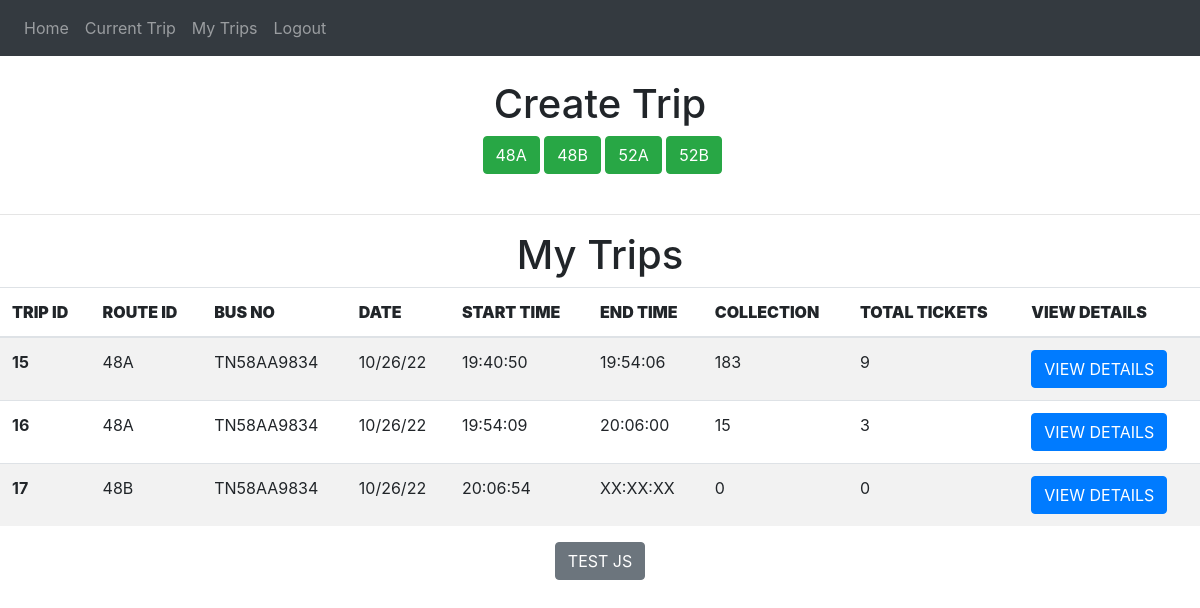
/conductor-my-trips (signed in), run on an earlier commit of the app's database.
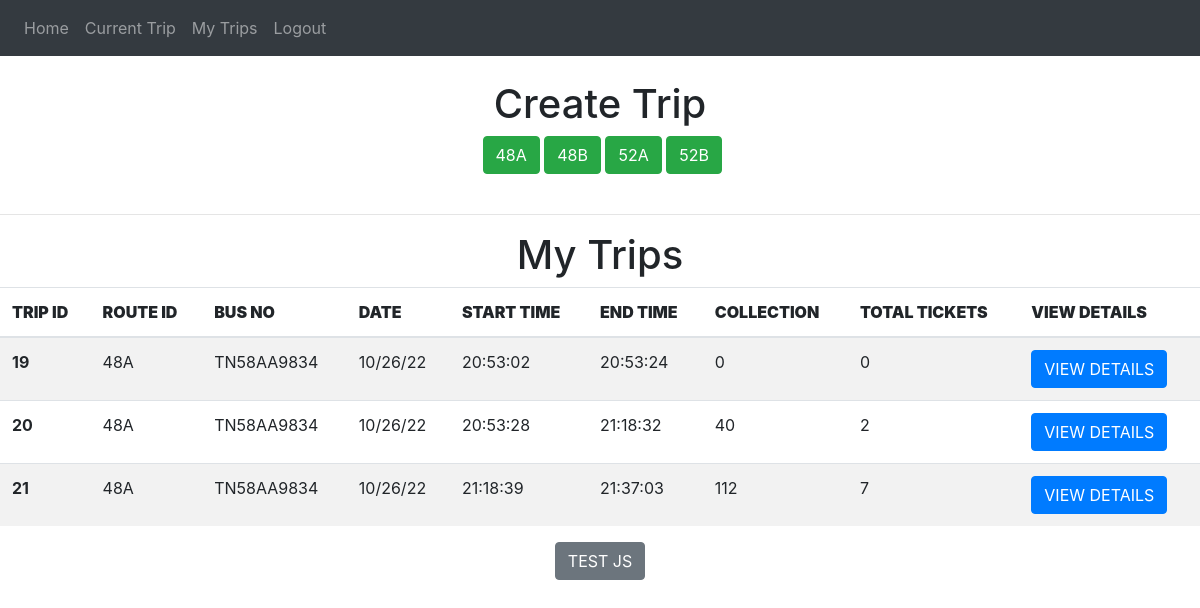
And on a later commit of the database.
### website/models.py (models this page shows)
class Trip(db.Model,UserMixin):
    trip_id = db.Column(db.Integer , primary_key = True)
    route_id = db.Column(db.String(100))
    conductor_id = db.Column(db.Integer , db.ForeignKey('user.id'))
    date = db.Column(db.String(100))
    collection = db.Column(db.Integer)
    ticket_run = db.Column(db.Integer)
    start_time =db.Column(db.String(100))
    end_time = db.Column(db.String(100))
    status =db.Column(db.String(1))
    current_passengers= db.Column(db.Integer)
    current_stop = db.Column(db.String)
    bus_no = db.Column(db.String)
    gps = db.Column(db.String)
    tickets = db.relationship('Ticket')

### website/views.py (the view)
@views.route('/conductor-my-trips', methods=['GET', 'POST'])
@login_required
def conductor_my_trips():
    trips = Trip.query.filter_by(conductor_id = current_user.id).all()
    conductor_details = Conductor_details.query.filter_by(conductor_id = current_user.id).first()
    return render_template("conductor_my_trips.html" , user = current_user , trips = trips, cd= conductor_details )

### website/__init__.py (called while the page is built)
def create_app():
    app = Flask(__name__)
    app.config['SECRET_KEY'] = '#itsactuallyapassword'
    app.config['SQLALCHEMY_DATABASE_URI'] = f'sqlite:///{DB_NAME}'
    db.init_app(app)
    from .views import views
    from .auth import auth
    app.register_blueprint(views, url_prefix='/')
    app.register_blueprint(auth, url_prefix='/')
    from .models import User, Conductor_details
    create_database(app)
    login_manager = LoginManager()
    login_manager.login_view = 'auth.login'
    login_manager.init_app(app)
    @login_manager.user_loader
    def load_user(id):
        return User.query.get(int(id))
    return app

### website/templates/conductor_my_trips.html (shortened to what this page needs)
{% extends "base.html" %}
{% block content %}
<br>
<div align = "center">
  <h1 align = "center">Create Trip </h1>
  {%for route in cd.routes_assigned.split(",")%}
  <a class="btn btn-primary btn-success " href="/conductor-utility-create-trip/{{route}} " role="button"  > {{route}} </a>
  {%endfor%}
  </div>
</div>
<br><hr>
  <div>
      <h1 align = "center">My Trips </h1>
    <table class="table table-striped">
      <thead>
        <tr>
          <th scope="col" ><b>TRIP ID</b></th>
          <th scope="col"><b>ROUTE ID</b></th>
          <th scope="col"><b>BUS NO</b></th>
          <th scope="col"><b>DATE</b></th>
          <th scope="col"><b>START TIME</b></th>
          <th scope="col"><b>END TIME</b></th>
          <th scope="col"><b>COLLECTION</b></th>
          <th scope="col"><b>TOTAL TICKETS</b></th>
          <th scope="col"><b>VIEW DETAILS</b></th>
        </tr>
      </thead>
      <tbody>
        {%for t in trips %}
        <tr>
          <th>{{t.trip_id}}</th>
          <td>{{t.route_id}}</td>
          <td>{{t.bus_no}}</td>
          <td>{{t.date}}</td>
          <td>{{t.start_time}}</td>
          <td>{{t.end_time}}</td>
          <td>{{t.collection}}</td>
          <td>{{t.ticket_run}}</td>
          <td><a class="btn btn-primary " href="/conductor-view-details/{{t.trip_id}} " role="button"  >VIEW DETAILS</a></td>
        </tr>
        {%endfor%}
      </tbody>
    </table>
  </div>
<div align = "center">
  <button type = "button " class = "btn btn-secondary" onclick="refreshGP()" >TEST JS</button><br>
</div>
{% endblock %}

### website/templates/base.html (shortened to what this page needs)
<!DOCTYPE html>
<html>
  <head>
    <link
      rel="stylesheet"
      href="https://stackpath.bootstrapcdn.com/bootstrap/4.4.1/css/bootstrap.min.css"
    />
    <link
      rel="stylesheet"
      href="https://stackpath.bootstrapcdn.com/font-awesome/4.7.0/css/font-awesome.min.css"
    />
  </head>
  <body>
{%if user.is_authenticated %}
  {%if user.type == "C"%}
    <nav class="navbar navbar-expand-lg navbar-dark bg-dark">
  <div class="collapse navbar-collapse" id="navbar">
    <div class="navbar-nav">
      <a class="nav-item nav-link" id="home" href="/conductor-home">Home</a>
      <a class="nav-item nav-link" id="home" href="/conductor-current-trip">Current Trip</a>
      <a class="nav-item nav-link" id="home" href="/conductor-my-trips">My Trips</a>
      <a class="nav-item nav-link" id="logout" href="/logout">Logout</a>
    </div>
  </div>
    </nav>
  {%endif%}
{%endif%}
    <div class="container">{% block content %} {% endblock %}</div>
  </body>
</html>

What changed in the data, as far as the page shows it:
removed Trip: trip_id "15", route_id "48A", bus_no "TN58AA9834", date "10/26/22", start_time "19:40:50", end_time "19:54:06", collection "183", ticket_run "9"
removed Trip: trip_id "16", route_id "48A", bus_no "TN58AA9834", date "10/26/22", start_time "19:54:09", end_time "20:06:00", collection "15", ticket_run "3"
removed Trip: trip_id "17", route_id "48B", bus_no "TN58AA9834", date "10/26/22", start_time "20:06:54", end_time "XX:XX:XX", collection "0", ticket_run "0"
added Trip: trip_id "19", route_id "48A", bus_no "TN58AA9834", date "10/26/22", start_time "20:53:02", end_time "20:53:24", collection "0", ticket_run "0"
added Trip: trip_id "20", route_id "48A", bus_no "TN58AA9834", date "10/26/22", start_time "20:53:28", end_time "21:18:32", collection "40", ticket_run "2"
added Trip: trip_id "21", route_id "48A", bus_no "TN58AA9834", date "10/26/22", start_time "21:18:39", end_time "21:37:03", collection "112", ticket_run "7"
